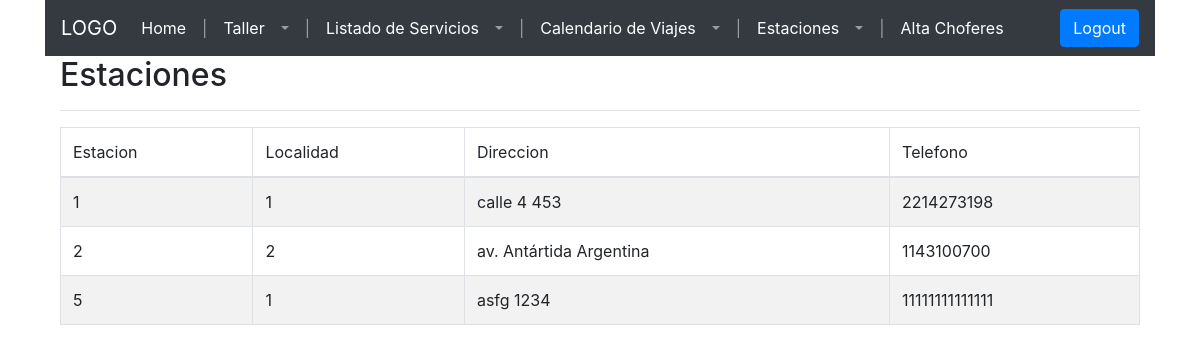
/frontend/pages/estacion.php, run on the app's committed database.
### tables this page shows
CREATE TABLE `estacion` (
  `estacion_id` int(11) NOT NULL,
  `localidad_id` int(11) NOT NULL,
  `nombre` varchar(255) DEFAULT NULL,
  `direccion` varchar(255) DEFAULT NULL,
  `telefono` varchar(20) DEFAULT NULL,
  `habilitada` tinyint(1) NOT NULL DEFAULT 1
);

### frontend/pages/config/connection.php (called while the page is built, shortened)
<?php
function openConnection($username, $password){
 	$servername = "localhost";
	$conn = new mysqli($servername, $username, $password,"empresa_de_transporte");
	return $conn;
 }
 function executeQuery($sqlQuery){
 	$conn = openConnection("test", "test");
	$result = $conn->query($sqlQuery);
	return $result;
 }
?>

### frontend/pages/config/config-estacion.php (the view, shortened to what this page needs)
<?php
include("connection.php");
    function getEstacion() {
        $sql = "SELECT * FROM `estacion`";
        $result = executeQuery($sql);
        if ($result->num_rows > 0) {
        while($row = $result->fetch_assoc()) {
            echo "<tr>";
            echo "<td>". $row["estacion_id"]."</td>";
            echo "<td>". $row["localidad_id"]."</td>";
            echo "<td>". $row["direccion"]."</td>";
            echo "<td>". $row["telefono"]."</td>";
            echo "</tr>";
            }
        }
    }
?>

### frontend/pages/styles/home2.css (style rules this page uses)
body { font-size: 15px; font-family: Arial, Helvetica, sans-serif; }

### data on the page
estacion: estacion_id "1", localidad "1", direccion "calle 4 453", telefono "2214273198"
estacion: estacion_id "2", localidad "2", direccion "av. Antártida Argentina", telefono "1143100700"
estacion: estacion_id "5", localidad "1", direccion "asfg 1234", telefono "11111111111111"
